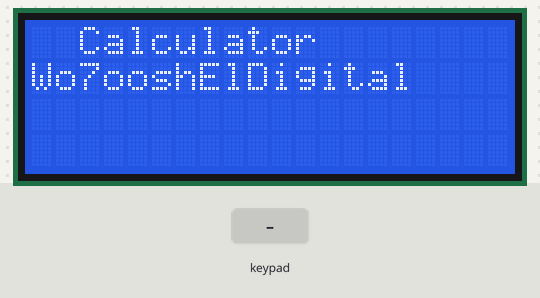
Bench run of a sketch on a simulated Arduino Uno, built with avr-gcc and run on an emulated ATmega328P. Shown: 20×4 character LCD. The inputs (shaded band) are chosen by the test bench.

Above: at 0.1 s.
6.3 s: keypad keys 9 8 7 6 * pressed 0.4 s apart
At 8.8 s:
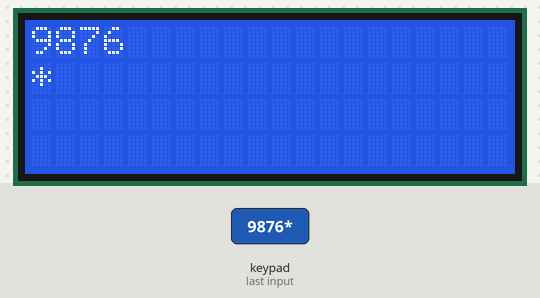
9.8 s: key '+' pressed
11.3 s: key '/' pressed
12.8 s: keypad keys 9 8 7 6 = pressed 0.4 s apart
At 15.0 s:
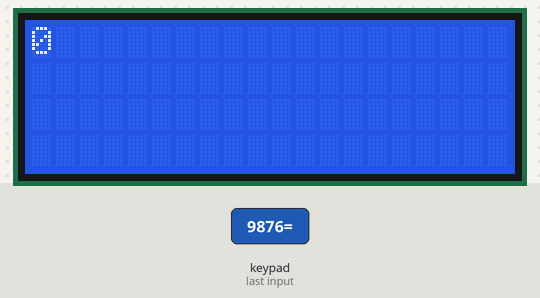
Timing chart, 0 to 16.5 s (numbered marks = the images above; inputs shaded):
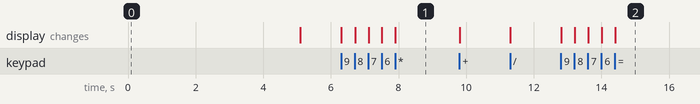

Measured:
- after the input at 6.3 s, the display: first changes at once (image 1 shows a later state)
- after the input at 12.8 s, the display: first changes at once (image 2 shows a later state)

The sketch:

Calculator.ino
```cpp
#include "LiquidCrystal_I2C.h"
#include "Keypad.h"

const byte Rows = 4;
const byte cols = 4;
String str = "";
int num1 = 0;
int num2 = 0;
int res=0;

char op = ' ';

char hexaKeys[Rows][cols] =
{
  {'1', '2', '3', '+'},
  {'4', '5', '6', '-'},
  {'7', '8', '9', '*'},
  {'C', '0', '=', '/'}
};

byte rowpins[Rows] = {9, 8, 7, 6};
byte colpins[cols] = {5, 4, 3, 2};

Keypad customKeypad = Keypad(makeKeymap(hexaKeys), rowpins, colpins, Rows, cols);
LiquidCrystal_I2C lcd(0x27, 20, 4);

void setup()
{
  lcd.init();
  lcd.clear();
  lcd.backlight();

  lcd.setCursor(2, 0);
  lcd.print("Calculator");

  lcd.setCursor(0, 1);
  lcd.print("Wo7ooshElDigital");
  delay(5000);
  lcd.clear();
}


 void loop()
{
  char customKey = customKeypad.getKey();
  if ((customKey == '7') || (customKey == '8') || (customKey == '9') || (customKey == '5') || (customKey == '6') || (customKey == '4') || (customKey == '3') || (customKey == '2') || (customKey == '1'))
  {
    str = str + customKey;
    lcd.clear();
    lcd.setCursor(0, 0);
    lcd.print(str);
  }
  else if ((customKey == '+') || (customKey == '-') || (customKey == '*') || (customKey == '/'))
  {
    op = customKey;
    res = 0;
    num1 = str.toInt();
    str = "";
    lcd.setCursor(0, 1);
    lcd.print(op);
  }
  else if (customKey == '=')
  {
    num2 = str.toInt();
    switch (op)
    {
      case '+':
        res = num1 + num2;
        break;
      case '-':
        res = num1 - num2;
        break;
      case '*':
        res = num1 * num2;
        break;
      case '/':
        res = num1 / num2;
        break;
    }
    lcd.clear();
    lcd.setCursor(0, 0);
    lcd.print(res);
    num1 = 0;
    num2 = 0;
    res = 0;
    str = "";
  }
  else if (customKey == 'C')
  {
    str = "";
    lcd.clear();
  }
}
```

Key.cpp
```cpp
// (licence header left out)
#include "Key.h"


// default constructor
Key::Key() {
	kchar = NO_KEY;
	kstate = IDLE;
	stateChanged = false;
}

// constructor
Key::Key(char userKeyChar) {
	kchar = userKeyChar;
	kcode = -1;
	kstate = IDLE;
	stateChanged = false;
}


void Key::key_update (char userKeyChar, KeyState userState, boolean userStatus) {
	kchar = userKeyChar;
	kstate = userState;
	stateChanged = userStatus;
}


/*
|| @changelog
|| | 1.0 2012-06-04 - Mark Stanley : Initial Release
|| #
*/
```

Key.h
```cpp
// (licence header left out)
#ifndef Keypadlib_KEY_H_
#define Keypadlib_KEY_H_

#include <Arduino.h>

#define OPEN LOW
#define CLOSED HIGH

typedef unsigned int uint;
typedef enum{ IDLE, PRESSED, HOLD, RELEASED } KeyState;

const char NO_KEY = '\0';

class Key {
public:
	// members
	char kchar;
	int kcode;
	KeyState kstate;
	boolean stateChanged;

	// methods
	Key();
	Key(char userKeyChar);
	void key_update(char userKeyChar, KeyState userState, boolean userStatus);

private:

};

#endif

/*
|| @changelog
|| | 1.0 2012-06-04 - Mark Stanley : Initial Release
|| #
*/
```
